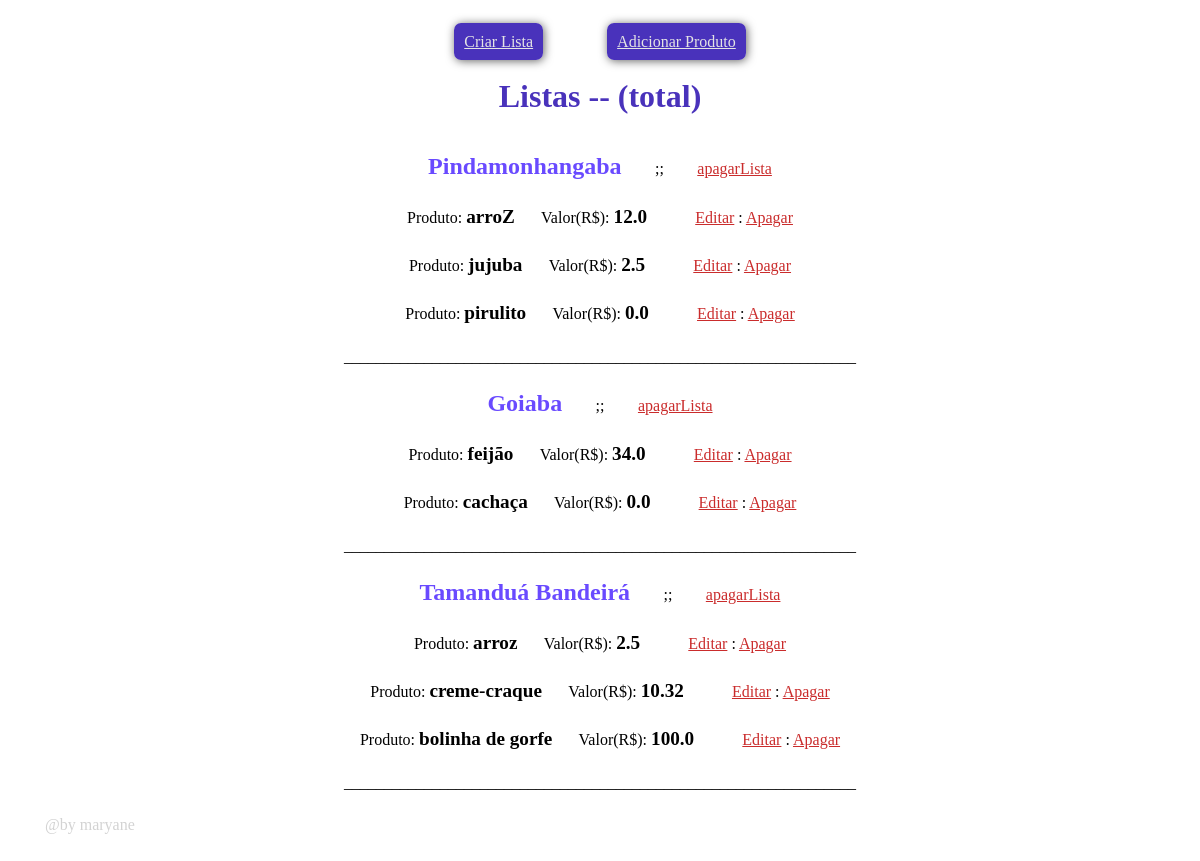
The page /verlistas (signed in) on the database its author committed.
### myapp/models.py (models this page shows, shortened)
class Lista(models.Model):
    id = models.IntegerField(primary_key=True)
    name_lista = models.CharField(max_length=100)

class Produtos(models.Model):
    id = models.IntegerField(primary_key=True)
    name_produto = models.CharField(default= None, max_length=100)
    valor_produto = models.FloatField(default= 0)
    categoria = models.ForeignKey(Lista, on_delete=models.CASCADE, default=None)
    '''def total(self):
        result = 0
        for x in Produtos:
            result += (Produtos.valor_produto[x])
        return result #retorna o resultado no fim, como tinhas retorna em cada iteração o 'x'''

### myapp/views.py (the view)
# urls.py: path('verlistas', views.verlistas, name='verlistas'),
def verlistas(request):
    if request.user.is_authenticated:
        return render(request, 'verlistas.html', {
            "listas": Lista.objects.all(), "produtos": Produtos.objects.all
        })
    naologado()

### myapp/templates/verlistas.html (shortened to what this page needs)
<!DOCTYPE html>
<html lang="pt-br">
<head>
</head>
<body>
    <div class="bloco">
        <div id="links">
            <a href="{% url 'myapp:novalista' %}">Criar Lista</a>
            <a href="{% url 'myapp:novoproduto' %}">Adicionar Produto</a>
        </div>
        <h2 style="color: #4932bb; font-size: 2em;">Listas -- (total) {{produto.total}}</h2>
        {% for lista in listas %}
            <p><strong>{{ lista.name_lista }}</strong> ㅤㅤ;;ㅤㅤ <a href="{% url 'myapp:deleteLista' lista.id %}">apagarLista</a></p>
            {%for produto in produtos%}
                {% if produto.categoria == lista%}
                    <p>
                        Produto:  <strong id="normal">{{produto.name_produto}}</strong> ㅤ  Valor(R$): <strong id="normal">{{produto.valor_produto}}</strong>
                        ㅤㅤ
                    <a href="{% url 'myapp:editar' produto.id %}">Editar</a> : <a href="{% url 'myapp:deleteProduto' produto.id %}">Apagar</a></p>
                {%endif%}
            {% endfor %}
            <p>________________________________________________________________</p>
        {% endfor %}
    </div>
    <p style="color:lightgray">@by maryane</p>
</body>
</html>

### myapp/templates/verlistas.html (style rules this page uses)
body { padding: 25px; }
.bloco { display: flex; align-items: center; justify-content: center; flex-direction: column; }
.bloco > #links > a { border-radius: 7px; box-shadow: 1px 1px 10px rgba(0, 0, 0, 0.61); background-color: #4932bb; color: rgb(228, 228, 228); padding: 10px; margin: 30px; transition: 0.5s; }
p { margin: 12px; }
p > strong { font-size: 1.5em; color: #694aff; }
p > a { color: #ca2c2c; }
#normal { font-size: 1.2em; color: #000; }

### rows shown on the page
Lista: name_lista "Pindamonhangaba"
Produtos: name_produto "arroZ", valor_produto "12.0"
Produtos: name_produto "jujuba", valor_produto "2.5"
Produtos: name_produto "pirulito", valor_produto "0.0"
Lista: name_lista "Goiaba"
Produtos: name_produto "feijão", valor_produto "34.0"
Produtos: name_produto "cachaça", valor_produto "0.0"
Lista: name_lista "Tamanduá Bandeirá"
Produtos: name_produto "arroz", valor_produto "2.5"
Produtos: name_produto "creme-craque", valor_produto "10.32"
Produtos: name_produto "bolinha de gorfe", valor_produto "100.0"
